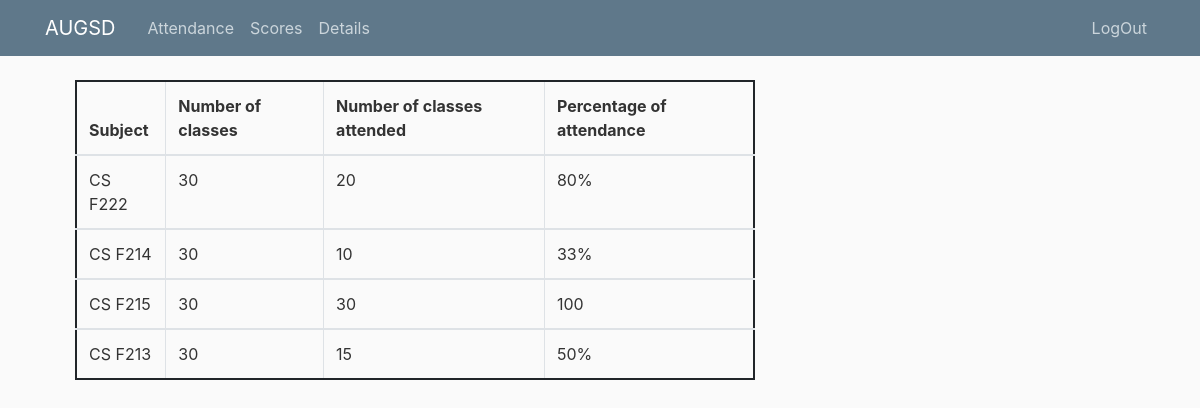
The app's page /details/ (signed in) with its own data.
### details/models.py (models this page shows, shortened)
class attendance(models.Model):
    User = get_user_model()
    user = models.ForeignKey(User, on_delete=models.CASCADE, related_name="attendance")
    subject_name = models.CharField(max_length=20, default='NIL')
    classes = models.CharField(max_length=20, default="NIL")
    attended = models.CharField(max_length=20, default='NIL')
    percentage = models.CharField(max_length=20, default='NIL')

### details/views.py (the view)
# urls.py: path('',views.attendances, name="attendance"),
def attendances(request):
    user = request.user
    attendances = attendance.objects.filter(user=user)
    attendances_dict = {"attendances":attendances}
    return render(request, 'details/attendance.html', attendances_dict)

### details/templates/details/attendance.html
{% extends "details/base.html" %}
{% block title %}
{% load static %}
<link rel="stylesheet" href="{% static 'details/scores.css' %}" >
{% endblock %}
{% block content %}
<div class="container">
<center>
            <table class="table table-bordered">
               <thead class="">
                  <tr>
                     <th>Subject</th>
                     <th>Number of classes</th>
                     <th>Number of classes attended</th>
                     <th>Percentage of attendance</th>
                  </tr>
               </thead>
               {% for attendance in attendances %}
               <tbody>
               <td>{{ attendance.subject_name }}</td>
               <td>{{ attendance.classes }}</td>
               <td>{{ attendance.attended }}</td>
               <td>{{ attendance.percentage }}</td>
               </tbody>
               {% endfor %}
            </table>
</center>
   </div>
{% endblock %}

### details/static/details/main.css (style rules this page uses)
body { background: #fafafa; color: #333333; margin-top: 5rem; }

### details/static/details/scores.css (style rules this page uses)
.table-bordered { border: 2px solid #212529; }
tbody { display: table-row-group; vertical-align: middle; border-color: black; }

### records on screen
attendance: subject_name "CS F222", classes "30", attended "20", percentage "80%"
attendance: subject_name "CS F214", classes "30", attended "10", percentage "33%"
attendance: subject_name "CS F215", classes "30", attended "30", percentage "100"
attendance: subject_name "CS F213", classes "30", attended "15", percentage "50%"
